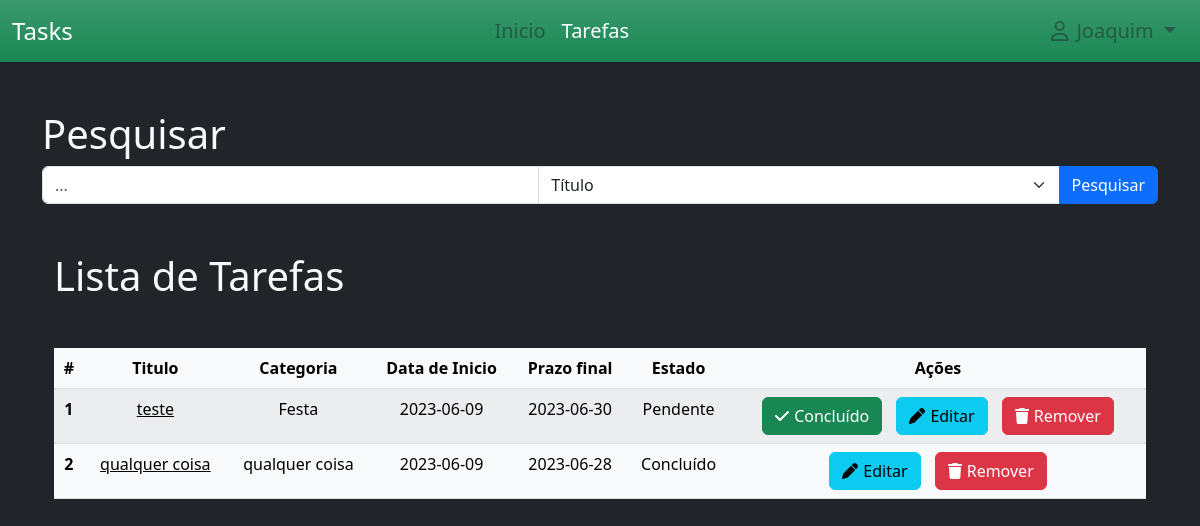
The page /tasks (signed in) on the database its author committed.
### project/models.py (models this page shows)
class User(db.Model, UserMixin):
    id = db.Column(db.Integer(), primary_key=True)
    username = db.Column(db.String(30), nullable=False, unique=True)
    email_address = db.Column(db.String(50),nullable=False, unique=True)
    password_hash = db.Column(db.String(60),nullable=False)

class Task(db.Model):
    date_time = datetime.now()
    id = db.Column(db.Integer(), primary_key=True)
    title=db.Column(db.String(200),nullable=False)
    desc = db.Column(db.String(100), nullable=False)
    category = db.Column(db.String(100), nullable = False)
    state = db.Column(db.Boolean(), default=False)
    date_start = db.Column(db.String(), default=date_time.strftime("%Y-%m-%d"))
    date_end = db.Column(db.String())
    id_user = db.Column(db.Integer(), db.ForeignKey('user.id'), nullable=True)

### project/routes.py (the view)
@app.route("/tasks")
def tasks():
    tasks = Task.query.filter_by(id_user = current_user.id).all()
    return render_template('tarefas.html', tasks=tasks)

### project/models.py (called while the page is built)
@login_manager.user_loader
def load_user(user_id):
    return User.query.get(int(user_id))

### project/templates/tarefas.html (shortened to what this page needs)
{% extends './layout/base.html' %}
{% block navbar %}
{% include 'includes/navbar.html' %}
{% endblock %}
{% block content %}
<div class="container mt-5">
    <h1 class="text-light">Pesquisar</h1>
    <div class="input-group mb-3">
        <input id="searchInput" type="text" class="form-control" placeholder="...">
        <select id="searchField" class="form-select">
            <option value="title">Título</option>
        </select>
        <button id="searchButton" class="btn btn-primary">Pesquisar</button>
    </div>
        <div class="container mt-5">
            <h1 class="text-light">Lista de Tarefas</h1>
            <table class="table table-light table-striped mt-5 text-center">
                <thead class="table-light">
                  <tr>
                    <th scope="col">#</th>
                    <th scope="col">Titulo</th>
                    <th scope="col">Categoria</th>
                    <th scope="col">Data de Inicio</th>
                    <th scope="col">Prazo final</th>
                    <th scope="col">Estado</th>
                    <th scope="col">Ações</th>
                  </tr>
                </thead>
                <tbody>
                    {% for task in tasks %}
                        <tr>
                            <th scope="row">{{ loop.index }}</th>
                            <td title="{{ task.desc }}"><u>{{ task.title }}</u></td>
                            <td>{{ task.category }}</td>
                            <td>{{ task.date_start }}</td>
                            <td>{{ task.date_end }}</td>
                            <td>
                                {% if task.state %}
                                    Concluído
                                {% else %}
                                    Pendente
                                {% endif %}
                            </td>
                            <td  style="right: 0%;">
                                {% if task.state == False %}
                                <a href="{{ url_for('task_done', task_id=task.id) }}" class="flex btn btn-success" style="margin-right: 10px;">
                                    <i class="fa-solid fa-check" style="margin-right: 5px;"></i>Concluído
                                </a>
                                {%endif%}
                                <a href="{{ url_for('update_task', task_id=task.id) }}" class="flex btn btn-info" style="margin-right: 10px;">
                                    <i class="fa-solid fa-pen" style="margin-right: 5px;"></i>Editar
                                </a>
                                <a class="flex btn btn-danger" data-bs-toggle="modal" data-bs-target="#staticBackdrop_{{ task.id }}">
                                    <i class="fa-solid fa-trash" style="margin-right: 5px;"></i>Remover
                                </a>
                            </td>
                        </tr>
                    {% endfor %}
                </tbody>
              </table>
        </div>
</div>
{% endblock %}

### project/templates/includes/navbar.html (shortened to what this page needs)
{% block navbar %}
<nav class="navbar navbar-expand-lg bg-success bg-gradient" style="top: 0% ;">
    <div class="container-fluid">
        <a class="navbar-brand text-white fs-4">Tasks</a>
        <div class="collapse navbar-collapse justify-content-center w-100" id="navbarNavDropdown">
            <ul class="navbar-nav">
                <li class="nav-item">
                    <a id="idNavInicio" class="nav-link text-body-tertiary fs-5" aria-current="page" href="{{ url_for('index') }}">Inicio</a>
                </li>
                <li class="nav-item">
                    <a id="idNavTarefas" class="nav-link text-body-tertiary fs-5" href="{{ url_for('tasks') }}">Tarefas</a>
                </li>
            </ul>
        </div>
        <div class="collapse navbar-collapse justify-content-end">
            <ul class="navbar-nav d-flex flex-row me-1">
                <li class="nav-item dropdown">
                    <a class="nav-link dropdown-toggle text-body-tertiary fs-5" href="#" role="button" data-bs-toggle="dropdown"aria-expanded="false">
                        <i class="fa-regular fa-user mx-2"></i>{{ current_user.username }}
                    </a>
                </li>
            </ul>
        </div>
    </div>
</nav>
{% endblock %}

### rows shown on the page
User: username "Joaquim"
Task: title "teste", category "Festa", date_start "2023-06-09", date_end "2023-06-30", state "Pendente"
Task: title "qualquer coisa", category "qualquer coisa", date_start "2023-06-09", date_end "2023-06-28", state "Concluído"
